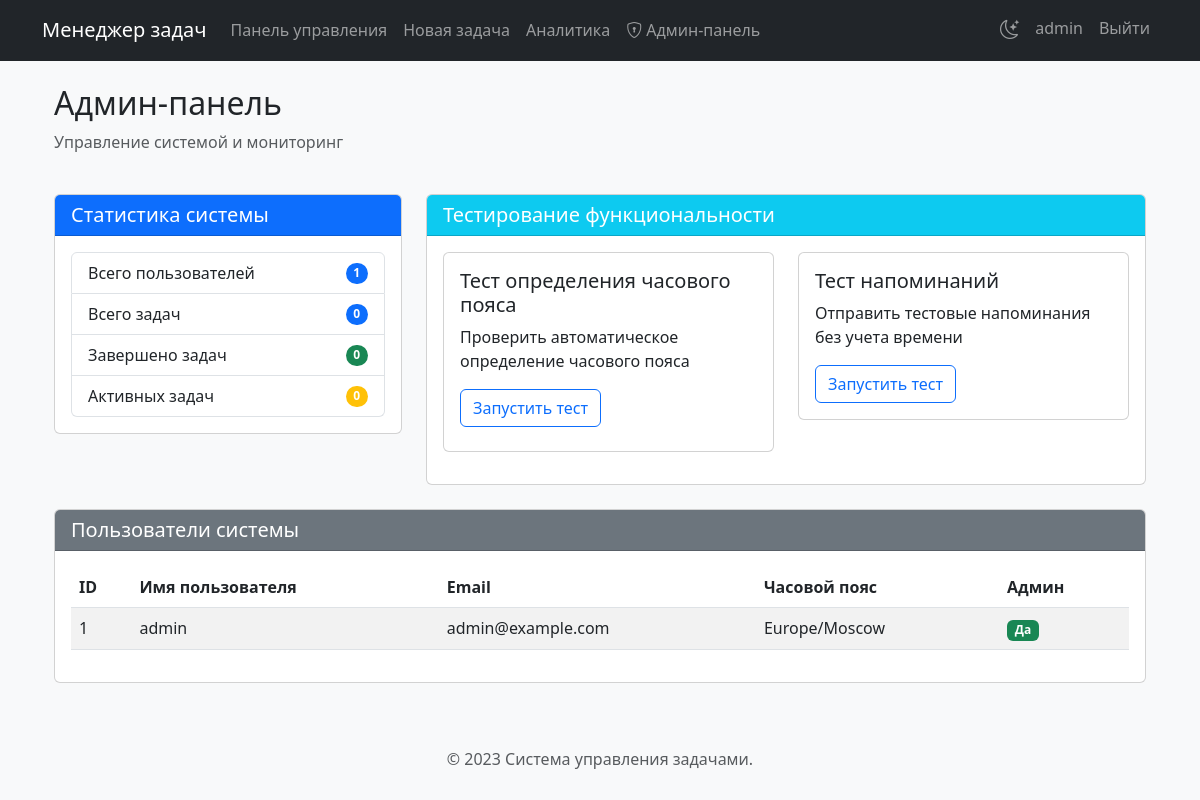
The page /admin (signed in) on the database its author committed.
### tables this page shows
CREATE TABLE users (
        id INTEGER PRIMARY KEY,
        username TEXT NOT NULL,
        password TEXT NOT NULL,
        email TEXT UNIQUE NOT NULL,
        pending_email TEXT,
        email_confirm_token TEXT,
        email_confirm_expiry TIMESTAMP,
        reset_token TEXT,
        reset_token_expiry TIMESTAMP,
        timezone TEXT DEFAULT "Europe/Moscow",
        created_at TIMESTAMP DEFAULT CURRENT_TIMESTAMP,
        is_admin BOOLEAN DEFAULT 0,
        auto_timezone BOOLEAN DEFAULT 1
    );

### app.py (the view)
@app.route('/admin', methods=['GET'])
def admin_panel():
    if 'user_id' not in session:
        return redirect(url_for('login'))
    conn = sqlite3.connect('tasks.db')
    c = conn.cursor()
    c.execute("SELECT is_admin FROM users WHERE id = ?", (session['user_id'],))
    result = c.fetchone()
    if not result or not result[0]:
        flash('У вас нет прав доступа к этой странице')
        conn.close()
        return redirect(url_for('dashboard'))
    c.execute("SELECT COUNT(*) FROM users")
    total_users = c.fetchone()[0]
    c.execute("SELECT COUNT(*) FROM tasks")
    total_tasks = c.fetchone()[0]
    c.execute("SELECT COUNT(*) FROM tasks WHERE status = 'Завершена'")
    completed_tasks = c.fetchone()[0]
    c.execute("SELECT id, username, email, timezone, is_admin FROM users")
    users = c.fetchall()
    conn.close()
    return render_template('admin.html',
                          total_users=total_users,
                          total_tasks=total_tasks,
                          completed_tasks=completed_tasks,
                          users=users)

### templates/admin.html (shortened to what this page needs)
{% extends 'base.html' %}
{% block content %}
<div class="container">
    <div class="row mb-4">
        <div class="col">
            <h2>Админ-панель</h2>
            <p class="text-muted">Управление системой и мониторинг</p>
        </div>
    </div>
    <div class="row mb-4">
        <div class="col-md-4">
            <div class="card">
                <div class="card-header bg-primary text-white">
                    <h5 class="mb-0">Статистика системы</h5>
                </div>
                <div class="card-body">
                    <ul class="list-group">
                        <li class="list-group-item d-flex justify-content-between align-items-center">
                            Всего пользователей
                            <span class="badge bg-primary rounded-pill">{{ total_users }}</span>
                        </li>
                        <li class="list-group-item d-flex justify-content-between align-items-center">
                            Всего задач
                            <span class="badge bg-primary rounded-pill">{{ total_tasks }}</span>
                        </li>
                        <li class="list-group-item d-flex justify-content-between align-items-center">
                            Завершено задач
                            <span class="badge bg-success rounded-pill">{{ completed_tasks }}</span>
                        </li>
                        <li class="list-group-item d-flex justify-content-between align-items-center">
                            Активных задач
                            <span class="badge bg-warning rounded-pill">{{ total_tasks - completed_tasks }}</span>
                        </li>
                    </ul>
                </div>
            </div>
        </div>
        <div class="col-md-8">
            <div class="card">
                <div class="card-header bg-info text-white">
                    <h5 class="mb-0">Тестирование функциональности</h5>
                </div>
                <div class="card-body">
                    <div class="row">
                        <div class="col-md-6 mb-3">
                            <div class="card">
                                <div class="card-body">
                                    <h5 class="card-title">Тест определения часового пояса</h5>
                                    <p class="card-text">Проверить автоматическое определение часового пояса</p>
                                    <button id="test-timezone" class="btn btn-outline-primary">Запустить тест</button>
                                </div>
                            </div>
                        </div>
                        <div class="col-md-6 mb-3">
                            <div class="card">
                                <div class="card-body">
                                    <h5 class="card-title">Тест напоминаний</h5>
                                    <p class="card-text">Отправить тестовые напоминания без учета времени</p>
                                    <a href="{{ url_for('send_reminders', test_mode=1) }}" class="btn btn-outline-primary">Запустить тест</a>
                                </div>
                            </div>
                        </div>
                    </div>
                </div>
            </div>
        </div>
    </div>
    <div class="row">
        <div class="col">
            <div class="card">
                <div class="card-header bg-secondary text-white">
                    <h5 class="mb-0">Пользователи системы</h5>
                </div>
                <div class="card-body">
                    <div class="table-responsive">
                        <table class="table table-striped">
                            <thead>
                                <tr>
                                    <th>ID</th>
                                    <th>Имя пользователя</th>
                                    <th>Email</th>
                                    <th>Часовой пояс</th>
                                    <th>Админ</th>
                                </tr>
                            </thead>
                            <tbody>
                                {% for user in users %}
                                <tr>
                                    <td>{{ user[0] }}</td>
                                    <td>{{ user[1] }}</td>
                                    <td>{{ user[2] }}</td>
                                    <td>{{ user[3] or 'Не установлен' }}</td>
                                    <td>
                                        {% if user[4] %}
                                        <span class="badge bg-success">Да</span>
                                        {% else %}
                                        <span class="badge bg-secondary">Нет</span>
                                        {% endif %}
                                    </td>
                                </tr>
                                {% endfor %}
                            </tbody>
                        </table>
                    </div>
                </div>
            </div>
        </div>
    </div>
</div>
{% endblock %}

### templates/base.html (shortened to what this page needs)
<!DOCTYPE html>
<html lang="ru">
<head>
    <link href="https://cdn.jsdelivr.net/npm/bootstrap@5.3.0/dist/css/bootstrap.min.css" rel="stylesheet">
    <link href="https://cdn.jsdelivr.net/npm/bootstrap-icons@1.11.3/font/bootstrap-icons.css" rel="stylesheet">
    <link href="{{ url_for('static', filename='css/style.css') }}" rel="stylesheet">
</head>
<body>
    <nav class="navbar navbar-expand-lg navbar-dark bg-dark fixed-top">
        <div class="container">
            <a class="navbar-brand" href="{{ url_for('dashboard') if 'user_id' in session else url_for('login') }}">Менеджер задач</a>
            <div class="collapse navbar-collapse" id="navbarNav">
                {% if 'user_id' in session %}
                <ul class="navbar-nav me-auto">
                    <li class="nav-item">
                        <a class="nav-link" href="{{ url_for('dashboard') }}">Панель управления</a>
                    </li>
                    <li class="nav-item">
                        <a class="nav-link" href="{{ url_for('new_task') }}">Новая задача</a>
                    </li>
                    <li class="nav-item">
                        <a class="nav-link" href="{{ url_for('analytics') }}">Аналитика</a>
                    </li>
                    {% if session.get('is_admin') %}
                    <li class="nav-item">
                        <a class="nav-link" href="{{ url_for('admin_panel') }}">
                            <i class="bi bi-shield-lock me-1"></i>Админ-панель
                        </a>
                    </li>
                    {% endif %}
                </ul>
                <ul class="navbar-nav">
                    <li class="nav-item">
                        <div class="theme-toggle nav-link">
                            <i class="bi bi-moon-stars"></i>
                        </div>
                    </li>
                    <li class="nav-item">
                        <a class="nav-link" href="{{ url_for('profile') }}">{{ session['username'] }}</a>
                    </li>
                    <li class="nav-item">
                        <a class="nav-link" href="{{ url_for('logout') }}">Выйти</a>
                    </li>
                </ul>
                {% endif %}
            </div>
        </div>
    </nav>
    <div class="container mt-4">
        {% block content %}{% endblock %}
    </div>
    <footer class="mt-5 py-3 bg-light">
        <div class="container text-center">
            <p class="text-muted">© 2023 Система управления задачами.</p>
        </div>
    </footer>
</body>
</html>

### static/css/style.css (style rules this page uses)
.theme-toggle { cursor: pointer; padding: 0.5rem; }
.theme-toggle i { font-size: 1.2rem; transition: transform 0.3s ease; }

### templates/base.html (style rules this page uses)
body { padding-top: 60px; background-color: #f8f9fa; }

### rows shown on the page
users: username "admin", id "1", email "admin@example.com", timezone "Europe/Moscow", is_admin "Да"

### other values the page prints
{{ total_users }} "1"
{{ total_tasks }} "0"
{{ completed_tasks }} "0"
{{ total_tasks - completed_tasks }} "0"
